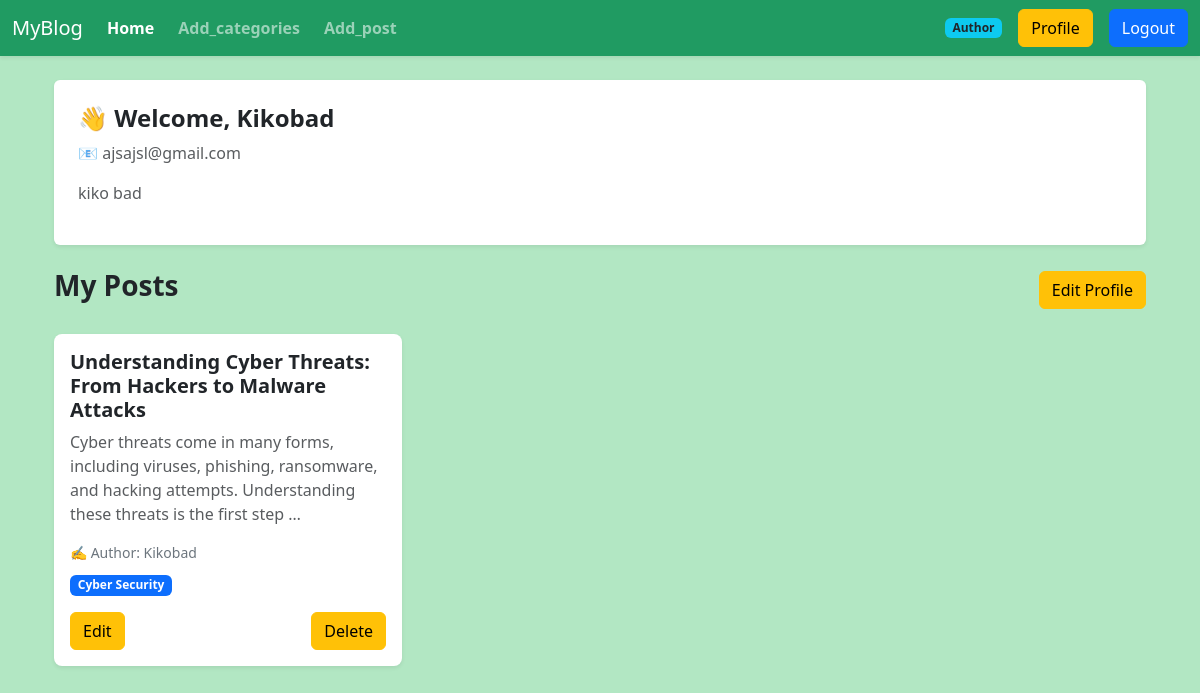
The page /author/profile/ (signed in) on the database its author committed.
### posts/models.py (models this page shows, shortened)
class Post(models.Model):
    title=models.CharField()
    content=models.TextField()
    category=models.ManyToManyField(Categories)
    author=models.ForeignKey(User, on_delete=models.CASCADE)
    likes = models.ManyToManyField(User, related_name='liked_posts', blank=True)

### categories/models.py (models this page shows, shortened)
class Categories(models.Model):
    name=models.CharField()
    slug=models.SlugField(unique=True, null=True, blank=True)

### author/views.py (the view)
# urls.py: path('profile/',views.profile,name='profile'),
@login_required
def profile(request):
   data=models.Post.objects.filter(author=request.user)
   return render(request,'profile.html',{'data':data})

### author/templates/profile.html
{% extends 'base.html' %}
{% block content %}
<div class="container mt-4">
   <div class="bg-white p-4 rounded shadow-sm mb-4">
    <h4 class="fw-bold">👋 Welcome, {{ user.username }}</h4>
    <p class="text-muted">📧 {{ user.email }}</p>
    <p class="text-muted">
      {{ user.first_name }} {{ user.last_name }}
    </p>
  </div>
  <div class="d-flex justify-content-between align-items-center mb-4">
    <h3 class="fw-bold">My Posts</h3>
    <a class="btn btn-warning" href="{% url 'edit_profile' %}">
      Edit Profile
    </a>
  </div>
  <div class="row g-4">
    {% for post in data %}
    <div class="col-md-4">
      <div class="card shadow-sm h-100 border-0 rounded-3">
        <div class="card-body d-flex flex-column">
          <h5 class="card-title fw-bold">{{ post.title }}</h5>
          <p class="card-text text-muted">
            {{ post.content|truncatewords:20 }}
          </p>
          <small class="text-secondary mb-2">
            ✍ Author: {{ post.author.username }}
          </small>
          <div class="mb-3">
            {% for cat in post.category.all %}
              <span class="badge bg-primary me-1">
                {{ cat.name }}
              </span>
            {% endfor %}
          </div>
          <div class="mt-auto d-flex justify-content-between">
           <a href="{%url 'edit_post' post.id%}" class="btn btn-warning">Edit</a> <a href="{%url 'delete_post' post.id%}" class="btn btn-warning">Delete</a>
          </div>
        </div>
      </div>
    </div>
    {% endfor %}
  </div>
</div>
{% endblock %}

### rows shown on the page
Post: title "Understanding Cyber Threats: From Hackers to Malware Attacks", content "Cyber threats come in many forms, including viruses, phishing, ransomware, and hacking attempts. Understanding these threats is the first step …", author.username "Kikobad"
Categories: name "Cyber Security"

### other values the page prints
{{ user.username }} "Kikobad"
{{ user.email }} "ajsajsl@gmail.com"
{{ user.first_name }} "kiko"
{{ user.last_name }} "bad"
